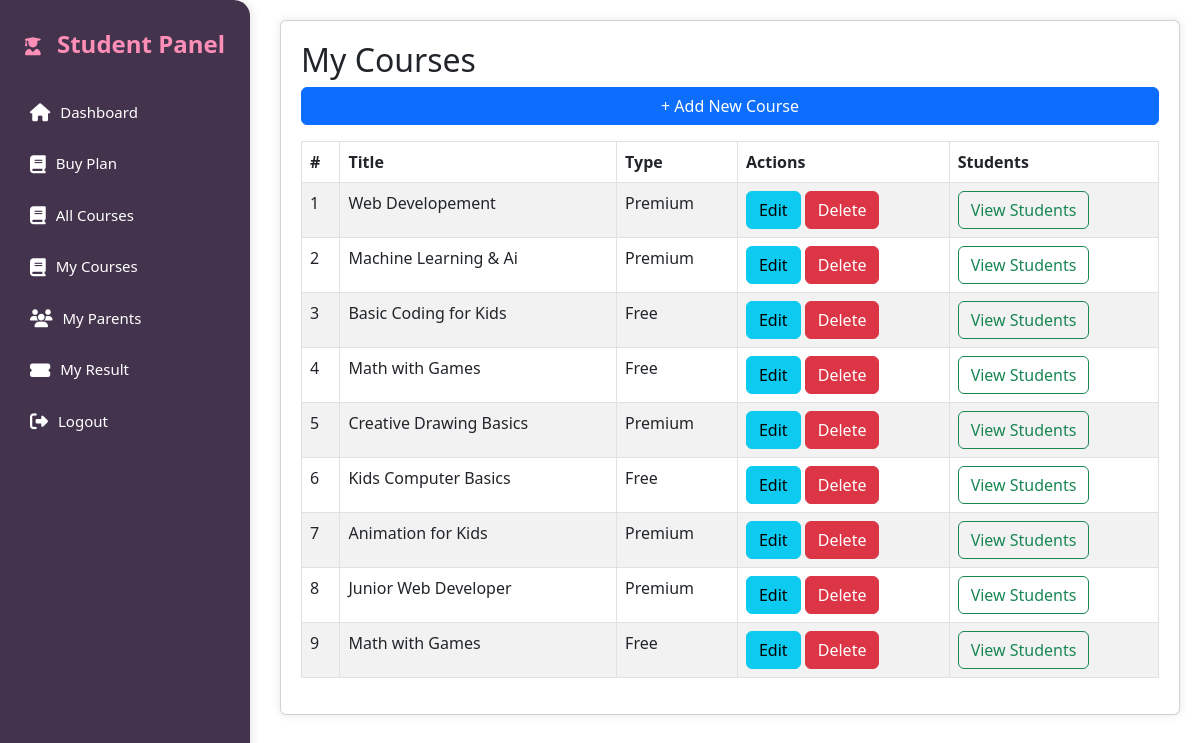
Page /manage_courses.php (signed in) on the committed database.
### tables this page shows
CREATE TABLE `courses` (
  `id` int(11) NOT NULL,
  `instructor_id` int(11) NOT NULL,
  `course_title` varchar(255) NOT NULL,
  `course_description` text NOT NULL,
  `age_group` varchar(50) NOT NULL,
  `course_type` enum('Free','Premium') DEFAULT 'Free',
  `scorm_xapi_integration` tinyint(1) DEFAULT 0,
  `course_image` varchar(255) DEFAULT NULL,
  `created_at` timestamp NOT NULL DEFAULT current_timestamp(),
  `updated_at` timestamp NOT NULL DEFAULT current_timestamp() ON UPDATE current_timestamp()
);

### manage_courses.php (the view, shortened to what this page needs)
<?php
include '../db_connection.php';
$instructorId = $_SESSION['instructor_id'];
$sql = "SELECT * FROM courses WHERE instructor_id = $instructorId";
$result = mysqli_query($conn, $sql);
?>
<!DOCTYPE html>
<html lang="en">
<head>
<link href="https://cdn.jsdelivr.net/npm/bootstrap@5.3.0/dist/css/bootstrap.min.css" rel="stylesheet">
</head>
<body>
<?php include 'sidebar.php'; ?>
<div class="content">
    <div class="card">
        <h2>My Courses</h2>
        <a href="create_course.php" class="btn btn-primary mb-3">+ Add New Course</a>
        <table class="table table-bordered table-striped">
            <thead>
                <tr>
                    <th>#</th>
                    <th>Title</th>
                    <th>Type</th>
                    <th>Actions</th>
                    <th>Students</th>
                </tr>
            </thead>
            <tbody>
            <?php
            $count = 1;
            if (mysqli_num_rows($result) > 0) {
                while ($row = mysqli_fetch_assoc($result)) {
                    echo "<tr>
                        <td>{$count}</td>
                        <td>".htmlspecialchars($row['course_title'])."</td>
                        <td>".htmlspecialchars($row['course_type'])."</td>
                        <td>
                            <a href='edit_course.php?id={$row['id']}' class='btn btn-info'>Edit</a>
                            <a href='manage_courses.php?delete={$row['id']}' class='btn btn-danger' onclick='return confirm(\"Are you sure to delete this course?\");'>Delete</a>
                        </td>
                        <td>
                        <a href='view_student.php?id={$row['id']}' class='btn btn-outline-success'>View Students</a>
</td>
                    </tr>";
                    $count++;
                }
            } else {
                echo "<tr><td colspan='6' class='text-center'>No courses found.</td></tr>";
            }
            ?>
            </tbody>
        </table>
    </div>
</div>
</body>
</html>

### sidebar.php (shortened to what this page needs)
<link href="https://cdn.jsdelivr.net/npm/bootstrap@5.3.0/dist/css/bootstrap.min.css" rel="stylesheet">
<link href="https://cdnjs.cloudflare.com/ajax/libs/font-awesome/6.4.0/css/all.min.css" rel="stylesheet">
<div class="sidebar">
    <h4><i class="fas fa-user-graduate"></i> Student Panel</h4>
    <a href="dashboard.php"><i class="fas fa-home"></i> Dashboard</a>
    <a href="plan.php"><i class="fas fa-book"></i> Buy Plan</a>
    <a href="courses.php"><i class="fas fa-book"></i> All Courses</a>
    <a href="my_courses.php"><i class="fas fa-book"></i> My Courses</a>
    <a href="my_parents.php"><i class="fas fa-users"></i> My Parents</a>
    <a href="my_result.php"><i class="fas fa-ticket-alt"></i> My Result</a>
    <a href="logout.php"><i class="fas fa-sign-out-alt"></i> Logout</a>
</div>

### manage_courses.php (style rules this page uses)
body { background: #f0f2f5; font-family: 'Poppins', sans-serif; }
.content { margin-left: 260px; padding: 20px; }
.card { background: #fff; border-radius: 10px; box-shadow: 0 0 10px rgba(0,0,0,0.1); padding:20px; }
h2 { font-weight: bold; margin-bottom: 20px; color:#E83C91; }
th { background-color: #E83C91; color: white; }

### sidebar.php (style rules this page uses)
.sidebar { height: 100vh; width: 250px; position: fixed; background-color: #43334C; padding-top: 30px; border-top-right-radius: 16px; border-bottom-right-radius: 16px; box-shadow: 2px 0 10px rgba(0,0,0,0.1); }
.sidebar h4 { color: #FF8FB7; text-align: center; margin-bottom: 30px; font-weight: 700; }
.sidebar a { display: flex; align-items: center; color: #fff; padding: 12px 20px; text-decoration: none; border-radius: 8px; margin: 5px 10px; font-weight: 500; font-size: 15px; transition: all 0.3s ease; }
.sidebar i { margin-right: 10px; font-size: 18px; }

### rows in the picture
courses: course_title "Web Developement", course_type "Premium"
courses: course_title "Machine Learning & Ai", course_type "Premium"
courses: course_title "Basic Coding for Kids", course_type "Free"
courses: course_title "Math with Games", course_type "Free"
courses: course_title "Creative Drawing Basics", course_type "Premium"
courses: course_title "Kids Computer Basics", course_type "Free"
courses: course_title "Animation for Kids", course_type "Premium"
courses: course_title "Junior Web Developer", course_type "Premium"
courses: course_title "Math with Games", course_type "Free"
